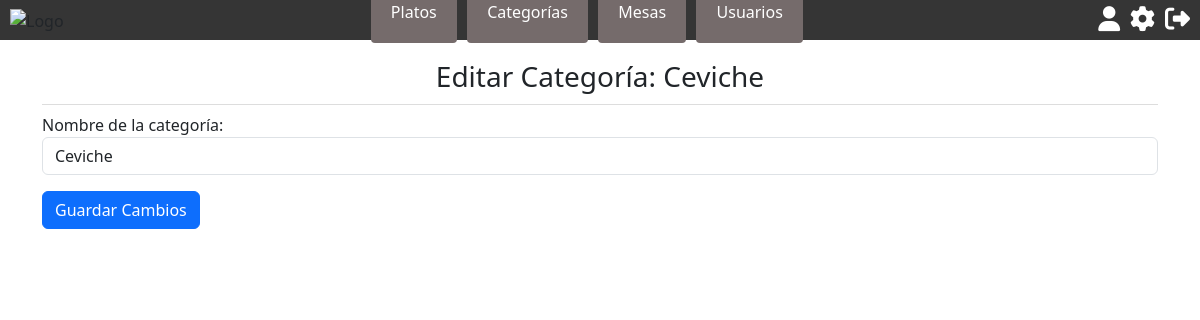
Before: /categorias/1/editar/ (signed in) with the older database file.
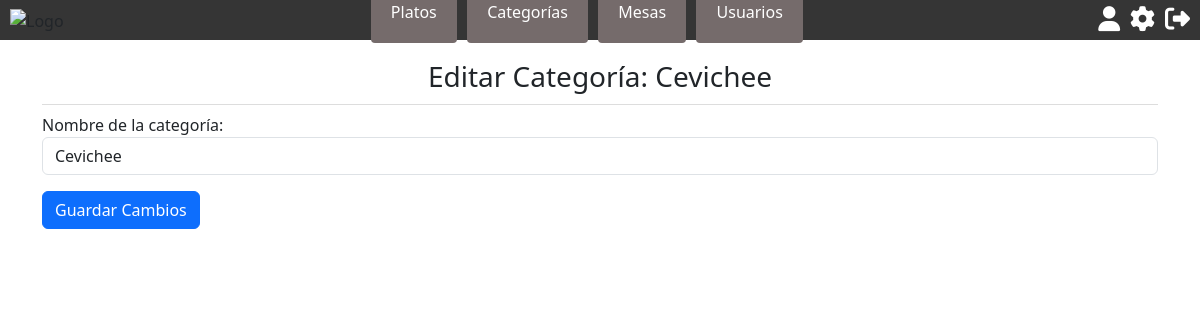
After: the same page with the newer database file.
### restaurante_app/models.py (models this page shows, shortened)
class CategoriaMenu(models.Model):
    CatCod = models.AutoField(primary_key=True)
    CatDes = models.CharField(max_length=100)

### restaurante_app/views.py (the view)
# urls.py: path('categorias/<int:categoria_id>/editar/', views.editar_categoria, name='editar_categoria'),
@login_required
def editar_categoria(request, categoria_id):
    if request.user.TipUsuCod.TipUsuDes != "Administrador":
        return redirect('index')
    categoria = get_object_or_404(CategoriaMenu, CatCod=categoria_id)
    if request.method == 'POST':
        form = CategoriaMenuForm(request.POST, instance=categoria)
        if form.is_valid():
            form.save()
            return redirect('categorias_admin')
    else:
        form = CategoriaMenuForm(instance=categoria)
    return render(request, 'editar_categoria.html', {'form': form, 'categoria': categoria})

### restaurante_app/forms.py
class CategoriaMenuForm(forms.ModelForm):
    class Meta:
        model = CategoriaMenu
        fields = ['CatDes']  # Incluye el campo CatDes (nombre de la categoría)
        labels = {
            'CatDes': 'Nombre de la categoría'  # Personaliza la etiqueta del campo
        }
        widgets = {
            'CatDes': forms.TextInput(attrs={'class': 'form-control'})  # Personaliza el widget del campo
        }

### restaurante_app/templates/editar_categoria.html (shortened to what this page needs)
{% extends 'base.html' %}
{% block content %}
<div class="container">
  <h2>Editar Categoría: {{ categoria.CatDes }}</h2>
  <form method="post">
    {{ form.as_p }}
    <button type="submit" class="btn btn-primary">Guardar Cambios</button>
  </form>
</div>
{% endblock %}

Changed rows visible on the page:
changed CategoriaMenu: CatDes "Ceviche" → "Cevichee"
